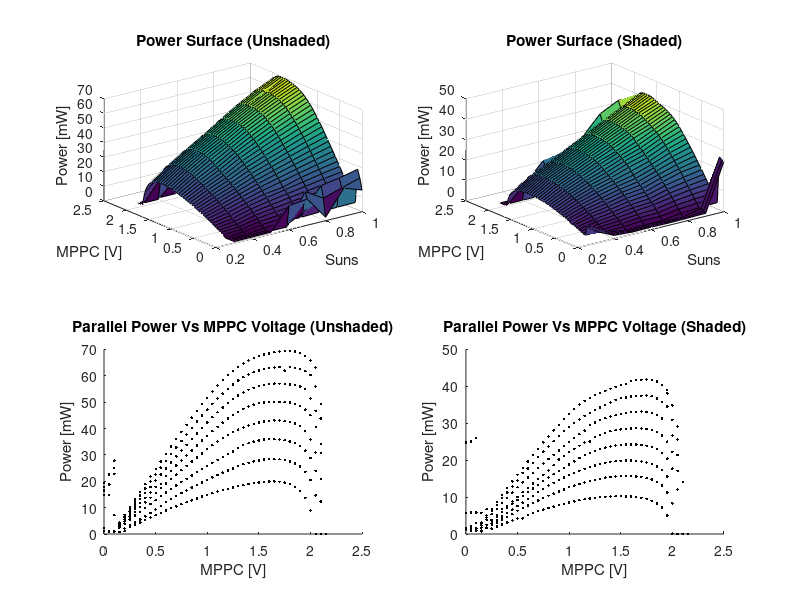
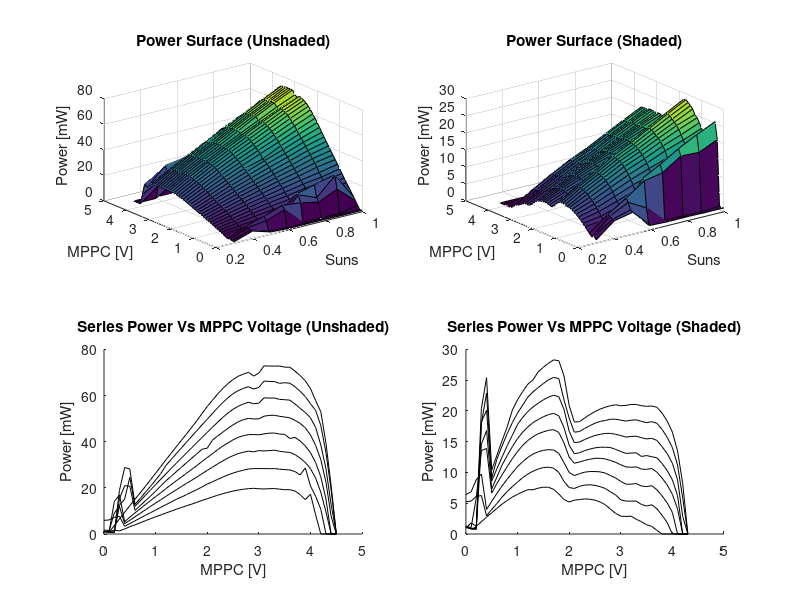

MATLAB code to generate these figures, in order:

% Read in the data
parallel          = dlmread('20150616_parallelData.dat');           % mA
parallelShaded    = dlmread('20150616_parallelDataShaded.dat');     % mA
seriesDiode       = dlmread('20150616_seriesData.dat');             % mA
seriesDiodeShaded = dlmread('20150616_seriesDataShaded.dat');       % mA

% Create the variables
suns = .3:.1:1;

mppcps = 0:.05:2.15;
mppcs = 0:.1:4.5;
mppcss = 0:.1:4.35;

% Plot some stuff
steps = 1;
Nparallel = size(parallel,1);
NparallelS = size(parallelShaded,1);
Nseries   = size(seriesDiode,1);
NseriesS  = size(seriesDiodeShaded,1);
Nsun      = size(suns,2);
figure
subplot(223)
hold on
for i = 1:steps:Nsun
    plot(mppcps,5*parallel(:,i),'k.')
end
hold off
title('Parallel Power Vs MPPC Voltage (Unshaded)')
xlabel('MPPC [V]')
ylabel('Power [mW]')
subplot(224)
hold on
for i = 1:steps:Nsun
    plot(mppcps,5*parallelShaded(:,i),'k.')
end
hold off
title('Parallel Power Vs MPPC Voltage (Shaded)')
xlabel('MPPC [V]')
ylabel('Power [mW]')

subplot(221)
surf(suns,mppcps,5*parallel)
xlabel('Suns')
ylabel('MPPC [V]')
zlabel('Power [mW]')
title('Power Surface (Unshaded)')

subplot(222)
surf(suns,mppcps,5*parallelShaded)
xlabel('Suns')
ylabel('MPPC [V]')
zlabel('Power [mW]')
title('Power Surface (Shaded)')

% Repeat for the series data
figure
subplot(223)
hold on
for i = 1:steps:Nsun
    plot(mppcs,5*seriesDiode(:,i),'k-')
end
hold off
title('Series Power Vs MPPC Voltage (Unshaded)')
xlabel('MPPC [V]')
ylabel('Power [mW]')
subplot(224)
hold on
for i = 1:steps:Nsun
    plot(mppcss,5*seriesDiodeShaded(:,i),'k-')
end
hold off
title('Series Power Vs MPPC Voltage (Shaded)')
xlabel('MPPC [V]')
ylabel('Power [mW]')

subplot(221)
surf(suns,mppcs,5*seriesDiode)
xlabel('Suns')
ylabel('MPPC [V]')
zlabel('Power [mW]')
title('Power Surface (Unshaded)')

subplot(222)
surf(suns,mppcss,5*seriesDiodeShaded)
xlabel('Suns')
ylabel('MPPC [V]')
zlabel('Power [mW]')
title('Power Surface (Shaded)')
% Find the best voltages for the parallel
format compact
inds = [];
for i = 1:Nsun
    inds(i) = find(parallel(:,i) == max(parallel(:,i)),1);
end
bestVs = mppcps(inds);
disp('parallel unshaded')
[suns' bestVs']
inds = [];
for i = 1:Nsun
    inds(i) = find(parallelShaded(:,i) == max(parallelShaded(:,i)),1);
end
bestVs = mppcps(inds);
disp('parallel shaded')
[suns' bestVs']
inds = [];
for i = 1:Nsun
    inds(i) = find(seriesDiode(:,i) == max(seriesDiode(:,i)),1);
end
bestVs = mppcs(inds);
disp('series unshaded')
[suns' bestVs']
inds = [];
for i = 1:Nsun
    inds(i) = find(seriesDiodeShaded(:,i) == max(seriesDiodeShaded(:,i)),1);
end
bestVs = mppcs(inds);
disp('series shaded')
[suns' bestVs']
format loose